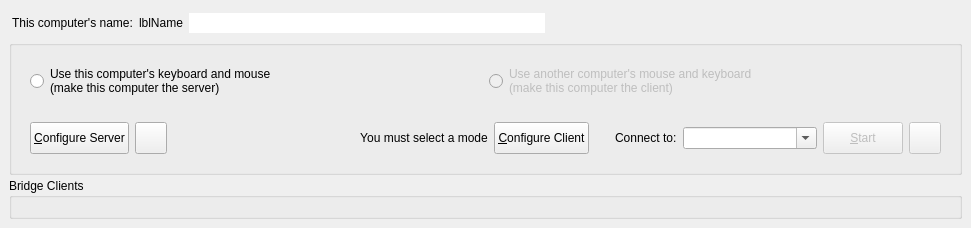
<?xml version="1.0" encoding="UTF-8"?>
<ui version="4.0">
 <class>MainWindow</class>
 <widget class="QMainWindow" name="MainWindow">
  <property name="geometry">
   <rect>
    <x>0</x>
    <y>0</y>
    <width>971</width>
    <height>197</height>
   </rect>
  </property>
  <widget class="QWidget" name="topLevelWidget">
   <property name="sizePolicy">
    <sizepolicy hsizetype="Preferred" vsizetype="Maximum">
     <horstretch>0</horstretch>
     <verstretch>0</verstretch>
    </sizepolicy>
   </property>
   <layout class="QVBoxLayout" name="_2">
    <property name="spacing">
     <number>3</number>
    </property>
    <item>
     <widget class="QWidget" name="widget" native="true">
      <property name="minimumSize">
       <size>
        <width>0</width>
        <height>28</height>
       </size>
      </property>
      <property name="maximumSize">
       <size>
        <width>16777215</width>
        <height>28</height>
       </size>
      </property>
      <layout class="QHBoxLayout" name="horizontalLayout_5">
       <property name="leftMargin">
        <number>3</number>
       </property>
       <property name="topMargin">
        <number>3</number>
       </property>
       <property name="rightMargin">
        <number>3</number>
       </property>
       <property name="bottomMargin">
        <number>3</number>
       </property>
       <item>
        <widget class="QLabel" name="labelComputerName">
         <property name="sizePolicy">
          <sizepolicy hsizetype="Maximum" vsizetype="Preferred">
           <horstretch>0</horstretch>
           <verstretch>0</verstretch>
          </sizepolicy>
         </property>
         <property name="text">
          <string>This computer's name:</string>
         </property>
        </widget>
       </item>
       <item>
        <widget class="QLabel" name="lblComputerName">
         <property name="sizePolicy">
          <sizepolicy hsizetype="Maximum" vsizetype="Preferred">
           <horstretch>0</horstretch>
           <verstretch>0</verstretch>
          </sizepolicy>
         </property>
         <property name="text">
          <string notr="true">lblName</string>
         </property>
        </widget>
       </item>
       <item>
        <widget class="QLineEdit" name="lineEditName">
         <property name="sizePolicy">
          <sizepolicy hsizetype="Expanding" vsizetype="Fixed">
           <horstretch>0</horstretch>
           <verstretch>0</verstretch>
          </sizepolicy>
         </property>
         <property name="toolTip">
          <string>&lt;html&gt;&lt;head/&gt;&lt;body&gt;&lt;p&gt;Name can't have have spaces or special characters&lt;/p&gt;&lt;p&gt;Use Enter to save the name change.&lt;/p&gt;&lt;/body&gt;&lt;/html&gt;</string>
         </property>
         <property name="maxLength">
          <number>255</number>
         </property>
         <property name="frame">
          <bool>false</bool>
         </property>
         <property name="clearButtonEnabled">
          <bool>false</bool>
         </property>
        </widget>
       </item>
       <item>
        <widget class="QPushButton" name="btnEditName">
         <property name="sizePolicy">
          <sizepolicy hsizetype="Fixed" vsizetype="Fixed">
           <horstretch>0</horstretch>
           <verstretch>0</verstretch>
          </sizepolicy>
         </property>
         <property name="toolTip">
          <string>Edit Computer Name</string>
         </property>
         <property name="icon">
          <iconset theme="document-edit"/>
         </property>
         <property name="iconSize">
          <size>
           <width>16</width>
           <height>16</height>
          </size>
         </property>
         <property name="flat">
          <bool>true</bool>
         </property>
        </widget>
       </item>
       <item>
        <spacer name="horizontalSpacer_2">
         <property name="orientation">
          <enum>Qt::Orientation::Horizontal</enum>
         </property>
         <property name="sizeHint" stdset="0">
          <size>
           <width>6</width>
           <height>20</height>
          </size>
         </property>
        </spacer>
       </item>
       <item>
        <widget class="QLabel" name="lblIpAddresses">
         <property name="sizePolicy">
          <sizepolicy hsizetype="Preferred" vsizetype="Fixed">
           <horstretch>0</horstretch>
           <verstretch>0</verstretch>
          </sizepolicy>
         </property>
        </widget>
       </item>
      </layout>
     </widget>
    </item>
    <item>
     <widget class="QGroupBox" name="groupBox">
      <property name="sizePolicy">
       <sizepolicy hsizetype="Preferred" vsizetype="Fixed">
        <horstretch>0</horstretch>
        <verstretch>0</verstretch>
       </sizepolicy>
      </property>
      <property name="title">
       <string/>
      </property>
      <layout class="QVBoxLayout" name="verticalLayout">
       <item>
        <widget class="QWidget" name="widgetModeSelection" native="true">
         <property name="sizePolicy">
          <sizepolicy hsizetype="Preferred" vsizetype="Maximum">
           <horstretch>0</horstretch>
           <verstretch>0</verstretch>
          </sizepolicy>
         </property>
         <layout class="QHBoxLayout" name="horizontalLayout">
          <item>
           <widget class="QRadioButton" name="rbModeServer">
            <property name="sizePolicy">
             <sizepolicy hsizetype="Minimum" vsizetype="Preferred">
              <horstretch>0</horstretch>
              <verstretch>0</verstretch>
             </sizepolicy>
            </property>
            <property name="text">
             <string>Use this computer's keyboard and mouse
(make this computer the server)</string>
            </property>
           </widget>
          </item>
          <item>
           <widget class="QRadioButton" name="rbModeClient">
            <property name="enabled">
             <bool>false</bool>
            </property>
            <property name="sizePolicy">
             <sizepolicy hsizetype="Minimum" vsizetype="Maximum">
              <horstretch>0</horstretch>
              <verstretch>0</verstretch>
             </sizepolicy>
            </property>
            <property name="text">
             <string>Use another computer's mouse and keyboard
(make this computer the client)</string>
            </property>
           </widget>
          </item>
         </layout>
        </widget>
       </item>
       <item>
        <widget class="QWidget" name="widgetModeOptions" native="true">
         <property name="sizePolicy">
          <sizepolicy hsizetype="Preferred" vsizetype="Maximum">
           <horstretch>0</horstretch>
           <verstretch>0</verstretch>
          </sizepolicy>
         </property>
         <layout class="QHBoxLayout" name="horizontalLayout_2">
          <item>
           <widget class="QWidget" name="serverOptions" native="true">
            <property name="sizePolicy">
             <sizepolicy hsizetype="Preferred" vsizetype="Fixed">
              <horstretch>0</horstretch>
              <verstretch>0</verstretch>
             </sizepolicy>
            </property>
            <property name="minimumSize">
             <size>
              <width>0</width>
              <height>32</height>
             </size>
            </property>
            <property name="maximumSize">
             <size>
              <width>16777215</width>
              <height>32</height>
             </size>
            </property>
            <layout class="QHBoxLayout" name="horizontalLayout_4">
             <property name="leftMargin">
              <number>0</number>
             </property>
             <property name="topMargin">
              <number>0</number>
             </property>
             <property name="rightMargin">
              <number>0</number>
             </property>
             <property name="bottomMargin">
              <number>0</number>
             </property>
             <item>
              <widget class="QPushButton" name="btnConfigureServer">
               <property name="sizePolicy">
                <sizepolicy hsizetype="Maximum" vsizetype="Fixed">
                 <horstretch>0</horstretch>
                 <verstretch>0</verstretch>
                </sizepolicy>
               </property>
               <property name="minimumSize">
                <size>
                 <width>0</width>
                 <height>32</height>
                </size>
               </property>
               <property name="maximumSize">
                <size>
                 <width>16777215</width>
                 <height>32</height>
                </size>
               </property>
               <property name="text">
                <string>&amp;Configure Server</string>
               </property>
              </widget>
             </item>
             <item>
              <widget class="QPushButton" name="btnSaveServerConfig">
               <property name="sizePolicy">
                <sizepolicy hsizetype="Fixed" vsizetype="Fixed">
                 <horstretch>0</horstretch>
                 <verstretch>0</verstretch>
                </sizepolicy>
               </property>
               <property name="minimumSize">
                <size>
                 <width>32</width>
                 <height>32</height>
                </size>
               </property>
               <property name="maximumSize">
                <size>
                 <width>32</width>
                 <height>32</height>
                </size>
               </property>
               <property name="toolTip">
                <string>Export server configuration</string>
               </property>
               <property name="icon">
                <iconset theme="QIcon::ThemeIcon::DocumentSaveAs"/>
               </property>
              </widget>
             </item>
             <item>
              <spacer name="horizontalSpacer">
               <property name="orientation">
                <enum>Qt::Orientation::Horizontal</enum>
               </property>
               <property name="sizeHint" stdset="0">
                <size>
                 <width>40</width>
                 <height>5</height>
                </size>
               </property>
              </spacer>
             </item>
            </layout>
           </widget>
          </item>
          <item>
           <widget class="QLabel" name="lblNoMode">
            <property name="text">
             <string>You must select a mode</string>
            </property>
            <property name="alignment">
             <set>Qt::AlignmentFlag::AlignCenter</set>
            </property>
           </widget>
          </item>
          <item>
           <widget class="QWidget" name="clientOptions" native="true">
            <property name="sizePolicy">
             <sizepolicy hsizetype="Preferred" vsizetype="Maximum">
              <horstretch>0</horstretch>
              <verstretch>0</verstretch>
             </sizepolicy>
            </property>
            <layout class="QHBoxLayout" name="horizontalLayout_3">
             <property name="leftMargin">
              <number>0</number>
             </property>
             <property name="topMargin">
              <number>0</number>
             </property>
             <property name="rightMargin">
              <number>0</number>
             </property>
             <property name="bottomMargin">
              <number>0</number>
             </property>
             <item>
              <widget class="QPushButton" name="btnConfigureClient">
               <property name="sizePolicy">
                <sizepolicy hsizetype="Maximum" vsizetype="Fixed">
                 <horstretch>0</horstretch>
                 <verstretch>0</verstretch>
                </sizepolicy>
               </property>
               <property name="minimumSize">
                <size>
                 <width>0</width>
                 <height>32</height>
                </size>
               </property>
               <property name="maximumSize">
                <size>
                 <width>16777215</width>
                 <height>32</height>
                </size>
               </property>
               <property name="text">
                <string>&amp;Configure Client</string>
               </property>
              </widget>
             </item>
             <item>
              <spacer name="horizontalSpacer_3">
               <property name="orientation">
                <enum>Qt::Orientation::Horizontal</enum>
               </property>
               <property name="sizeType">
                <enum>QSizePolicy::Policy::Fixed</enum>
               </property>
               <property name="sizeHint" stdset="0">
                <size>
                 <width>20</width>
                 <height>5</height>
                </size>
               </property>
              </spacer>
             </item>
             <item>
              <widget class="QLabel" name="m_pLabelServerName">
               <property name="sizePolicy">
                <sizepolicy hsizetype="Preferred" vsizetype="Maximum">
                 <horstretch>0</horstretch>
                 <verstretch>0</verstretch>
                </sizepolicy>
               </property>
               <property name="text">
                <string>Connect to:</string>
               </property>
               <property name="indent">
                <number>0</number>
               </property>
              </widget>
             </item>
             <item>
              <widget class="QComboBox" name="cbHostname">
               <property name="sizePolicy">
                <sizepolicy hsizetype="Expanding" vsizetype="Fixed">
                 <horstretch>0</horstretch>
                 <verstretch>0</verstretch>
                </sizepolicy>
               </property>
               <property name="minimumSize">
                <size>
                 <width>0</width>
                 <height>0</height>
                </size>
               </property>
               <property name="toolTip">
                <string>&lt;html&gt;Hostname or IP address of the server computer.&lt;br/&gt;May contain a comma seperated list.&lt;/html&gt;</string>
               </property>
               <property name="editable">
                <bool>true</bool>
               </property>
               <property name="insertPolicy">
                <enum>QComboBox::NoInsert</enum>
               </property>
              </widget>
             </item>
            </layout>
           </widget>
          </item>
          <item>
           <widget class="QWidget" name="horizontalWidget" native="true">
            <property name="sizePolicy">
             <sizepolicy hsizetype="Preferred" vsizetype="Fixed">
              <horstretch>0</horstretch>
              <verstretch>0</verstretch>
             </sizepolicy>
            </property>
            <property name="minimumSize">
             <size>
              <width>0</width>
              <height>32</height>
             </size>
            </property>
            <property name="maximumSize">
             <size>
              <width>16777215</width>
              <height>32</height>
             </size>
            </property>
            <layout class="QHBoxLayout" name="horizontalLayout_6">
             <property name="leftMargin">
              <number>0</number>
             </property>
             <property name="topMargin">
              <number>0</number>
             </property>
             <property name="rightMargin">
              <number>0</number>
             </property>
             <property name="bottomMargin">
              <number>0</number>
             </property>
             <item>
              <widget class="QPushButton" name="btnToggleCore">
               <property name="enabled">
                <bool>false</bool>
               </property>
               <property name="sizePolicy">
                <sizepolicy hsizetype="Maximum" vsizetype="Fixed">
                 <horstretch>0</horstretch>
                 <verstretch>0</verstretch>
                </sizepolicy>
               </property>
               <property name="minimumSize">
                <size>
                 <width>0</width>
                 <height>32</height>
                </size>
               </property>
               <property name="maximumSize">
                <size>
                 <width>16777215</width>
                 <height>32</height>
                </size>
               </property>
               <property name="text">
                <string>&amp;Start</string>
               </property>
              </widget>
             </item>
             <item>
              <widget class="QPushButton" name="btnRestartCore">
               <property name="enabled">
                <bool>false</bool>
               </property>
               <property name="sizePolicy">
                <sizepolicy hsizetype="Fixed" vsizetype="Fixed">
                 <horstretch>0</horstretch>
                 <verstretch>0</verstretch>
                </sizepolicy>
               </property>
               <property name="minimumSize">
                <size>
                 <width>32</width>
                 <height>32</height>
                </size>
               </property>
               <property name="maximumSize">
                <size>
                 <width>32</width>
                 <height>32</height>
                </size>
               </property>
               <property name="toolTip">
                <string>Restart</string>
               </property>
               <property name="icon">
                <iconset theme="view-refresh"/>
               </property>
              </widget>
             </item>
            </layout>
           </widget>
          </item>
         </layout>
        </widget>
       </item>
      </layout>
     </widget>
    </item>
    <item>
     <widget class="QGroupBox" name="groupBoxBridgeClients">
      <property name="sizePolicy">
       <sizepolicy hsizetype="Preferred" vsizetype="Preferred">
        <horstretch>0</horstretch>
        <verstretch>0</verstretch>
       </sizepolicy>
      </property>
      <property name="title">
       <string>Bridge Clients</string>
      </property>
      <layout class="QVBoxLayout" name="verticalLayoutBridgeClients">
       <item>
        <widget class="QWidget" name="widgetBridgeClients" native="true">
         <property name="sizePolicy">
          <sizepolicy hsizetype="Preferred" vsizetype="Preferred">
           <horstretch>0</horstretch>
           <verstretch>0</verstretch>
          </sizepolicy>
         </property>
         <layout class="QGridLayout" name="gridLayoutBridgeClients">
          <property name="leftMargin">
           <number>0</number>
          </property>
          <property name="topMargin">
           <number>0</number>
          </property>
          <property name="rightMargin">
           <number>0</number>
          </property>
          <property name="bottomMargin">
           <number>0</number>
          </property>
          <property name="horizontalSpacing">
           <number>6</number>
          </property>
          <property name="verticalSpacing">
           <number>6</number>
          </property>
         </layout>
        </widget>
       </item>
      </layout>
     </widget>
    </item>
   </layout>
  </widget>
 </widget>
 <resources/>
 <connections/>
</ui>
